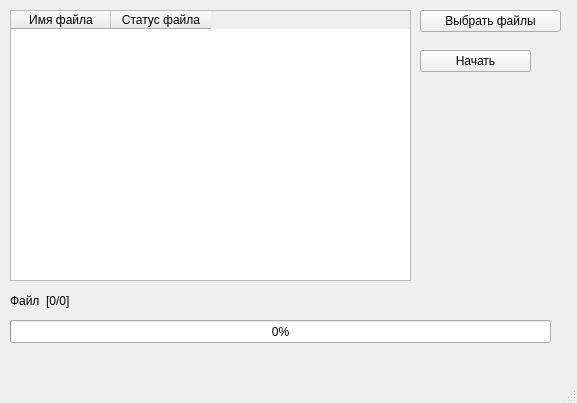
<?xml version="1.0" encoding="UTF-8"?>
<ui version="4.0">
 <class>MainWindow</class>
 <widget class="QMainWindow" name="MainWindow">
  <property name="geometry">
   <rect>
    <x>0</x>
    <y>0</y>
    <width>577</width>
    <height>403</height>
   </rect>
  </property>
  <property name="windowTitle">
   <string>Генератор документации</string>
  </property>
  <widget class="QWidget" name="centralwidget">
   <widget class="QPushButton" name="pushButton_chooseFile">
    <property name="geometry">
     <rect>
      <x>420</x>
      <y>10</y>
      <width>141</width>
      <height>22</height>
     </rect>
    </property>
    <property name="text">
     <string>Выбрать файлы</string>
    </property>
   </widget>
   <widget class="QPushButton" name="pushButton_start">
    <property name="geometry">
     <rect>
      <x>420</x>
      <y>50</y>
      <width>111</width>
      <height>22</height>
     </rect>
    </property>
    <property name="text">
     <string>Начать</string>
    </property>
   </widget>
   <widget class="QProgressBar" name="progressBar">
    <property name="geometry">
     <rect>
      <x>10</x>
      <y>320</y>
      <width>541</width>
      <height>23</height>
     </rect>
    </property>
    <property name="value">
     <number>0</number>
    </property>
   </widget>
   <widget class="QWidget" name="layoutWidget">
    <property name="geometry">
     <rect>
      <x>10</x>
      <y>290</y>
      <width>541</width>
      <height>22</height>
     </rect>
    </property>
    <layout class="QHBoxLayout" name="horizontalLayout">
     <item>
      <widget class="QLabel" name="label_file">
       <property name="text">
        <string>Файл</string>
       </property>
      </widget>
     </item>
     <item>
      <widget class="QLabel" name="label_count">
       <property name="text">
        <string>[0/0]</string>
       </property>
      </widget>
     </item>
     <item>
      <widget class="QLabel" name="label_status">
       <property name="text">
        <string/>
       </property>
      </widget>
     </item>
     <item>
      <spacer name="horizontalSpacer">
       <property name="orientation">
        <enum>Qt::Horizontal</enum>
       </property>
       <property name="sizeHint" stdset="0">
        <size>
         <width>40</width>
         <height>20</height>
        </size>
       </property>
      </spacer>
     </item>
    </layout>
   </widget>
   <widget class="QTableWidget" name="tableWidget">
    <property name="geometry">
     <rect>
      <x>10</x>
      <y>10</y>
      <width>401</width>
      <height>271</height>
     </rect>
    </property>
    <property name="rowCount">
     <number>0</number>
    </property>
    <property name="columnCount">
     <number>2</number>
    </property>
    <column>
     <property name="text">
      <string>Имя файла</string>
     </property>
    </column>
    <column>
     <property name="text">
      <string>Статус файла</string>
     </property>
    </column>
   </widget>
  </widget>
  <widget class="QMenuBar" name="menubar">
   <property name="geometry">
    <rect>
     <x>0</x>
     <y>0</y>
     <width>577</width>
     <height>26</height>
    </rect>
   </property>
  </widget>
  <widget class="QStatusBar" name="statusbar"/>
 </widget>
 <resources/>
 <connections/>
</ui>
